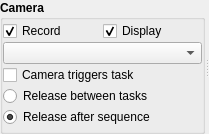
<?xml version="1.0" encoding="UTF-8"?>
<ui version="4.0">
 <class>Form</class>
 <widget class="QWidget" name="Form">
  <property name="geometry">
   <rect>
    <x>0</x>
    <y>0</y>
    <width>209</width>
    <height>134</height>
   </rect>
  </property>
  <property name="windowTitle">
   <string>Form</string>
  </property>
  <layout class="QHBoxLayout" name="horizontalLayout">
   <property name="spacing">
    <number>0</number>
   </property>
   <property name="margin">
    <number>0</number>
   </property>
   <item>
    <widget class="QSplitter" name="horizSplitter">
     <property name="orientation">
      <enum>Qt::Horizontal</enum>
     </property>
     <widget class="QSplitter" name="ctrlSplitter">
      <property name="orientation">
       <enum>Qt::Vertical</enum>
      </property>
      <widget class="QGroupBox" name="cameraGroupBox">
       <property name="font">
        <font>
         <weight>75</weight>
         <bold>true</bold>
        </font>
       </property>
       <property name="title">
        <string>Camera</string>
       </property>
       <layout class="QGridLayout" name="gridLayout">
        <property name="margin">
         <number>0</number>
        </property>
        <property name="spacing">
         <number>0</number>
        </property>
        <item row="0" column="0">
         <widget class="QCheckBox" name="recordCheck">
          <property name="font">
           <font>
            <weight>50</weight>
            <bold>false</bold>
           </font>
          </property>
          <property name="text">
           <string>Record</string>
          </property>
          <property name="checked">
           <bool>true</bool>
          </property>
         </widget>
        </item>
        <item row="0" column="1">
         <widget class="QCheckBox" name="displayCheck">
          <property name="font">
           <font>
            <weight>50</weight>
            <bold>false</bold>
           </font>
          </property>
          <property name="text">
           <string>Display</string>
          </property>
          <property name="checked">
           <bool>true</bool>
          </property>
         </widget>
        </item>
        <item row="1" column="0" colspan="2">
         <widget class="QComboBox" name="triggerModeCombo">
          <property name="font">
           <font>
            <weight>50</weight>
            <bold>false</bold>
           </font>
          </property>
         </widget>
        </item>
        <item row="2" column="0" colspan="2">
         <widget class="QCheckBox" name="triggerCheck">
          <property name="font">
           <font>
            <weight>50</weight>
            <bold>false</bold>
           </font>
          </property>
          <property name="toolTip">
           <string>&lt;!DOCTYPE HTML PUBLIC &quot;-//W3C//DTD HTML 4.0//EN&quot; &quot;http://www.w3.org/TR/REC-html40/strict.dtd&quot;&gt;
&lt;html&gt;&lt;head&gt;&lt;meta name=&quot;qrichtext&quot; content=&quot;1&quot; /&gt;&lt;style type=&quot;text/css&quot;&gt;
p, li { white-space: pre-wrap; }
&lt;/style&gt;&lt;/head&gt;&lt;body style=&quot; font-family:'Sans Serif'; font-size:7pt; font-weight:400; font-style:normal;&quot;&gt;
&lt;p style=&quot; margin-top:0px; margin-bottom:0px; margin-left:0px; margin-right:0px; -qt-block-indent:0; text-indent:0px;&quot;&gt;Checking this forces the camera to start &lt;span style=&quot; font-style:italic;&quot;&gt;after&lt;/span&gt; all&lt;/p&gt;
&lt;p style=&quot; margin-top:0px; margin-bottom:0px; margin-left:0px; margin-right:0px; -qt-block-indent:0; text-indent:0px;&quot;&gt;other devices in the task have started so that it&lt;/p&gt;
&lt;p style=&quot; margin-top:0px; margin-bottom:0px; margin-left:0px; margin-right:0px; -qt-block-indent:0; text-indent:0px;&quot;&gt;can correctly act as a starting trigger.&lt;/p&gt;&lt;/body&gt;&lt;/html&gt;</string>
          </property>
          <property name="text">
           <string>Camera triggers task</string>
          </property>
         </widget>
        </item>
        <item row="3" column="0" colspan="2">
         <widget class="QRadioButton" name="releaseBetweenRadio">
          <property name="font">
           <font>
            <weight>50</weight>
            <bold>false</bold>
           </font>
          </property>
          <property name="text">
           <string>Release between tasks</string>
          </property>
         </widget>
        </item>
        <item row="4" column="0" colspan="2">
         <widget class="QRadioButton" name="releaseAfterRadio">
          <property name="font">
           <font>
            <weight>50</weight>
            <bold>false</bold>
           </font>
          </property>
          <property name="text">
           <string>Release after sequence</string>
          </property>
          <property name="checked">
           <bool>true</bool>
          </property>
         </widget>
        </item>
       </layout>
      </widget>
     </widget>
     <widget class="QSplitter" name="plotSplitter">
      <property name="orientation">
       <enum>Qt::Vertical</enum>
      </property>
      <widget class="ImageView" name="imageView" native="true">
       <property name="sizePolicy">
        <sizepolicy hsizetype="Expanding" vsizetype="Expanding">
         <horstretch>0</horstretch>
         <verstretch>0</verstretch>
        </sizepolicy>
       </property>
      </widget>
     </widget>
    </widget>
   </item>
  </layout>
 </widget>
 <customwidgets>
  <customwidget>
   <class>ImageView</class>
   <extends>QWidget</extends>
   <header>acq4.pyqtgraph</header>
   <container>1</container>
  </customwidget>
 </customwidgets>
 <resources/>
 <connections/>
</ui>
